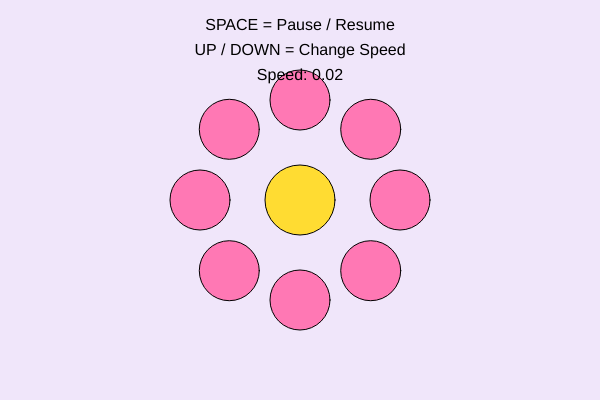
Frame 1 (no input)
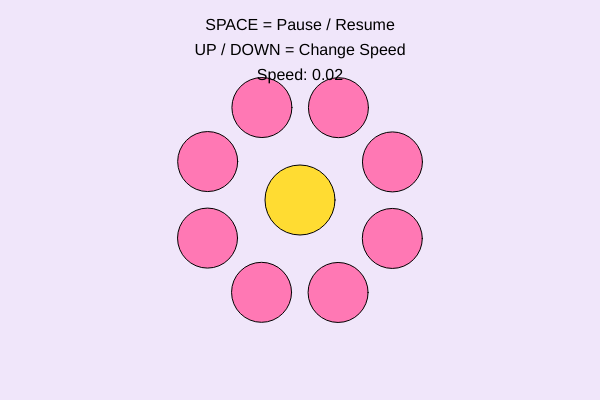
Frame 60 (no input)
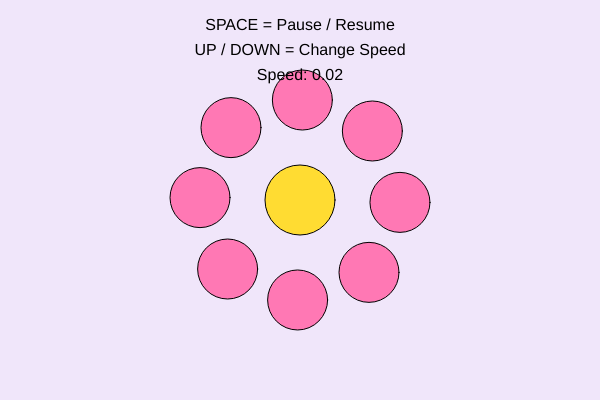
Frame 120 (the mouse pressed at the canvas centre since frame 60)

The p5.js sketch that drew these frames (run headless with seeded random() and noise() and a simulated clock; from frame 60 on, the mouse is pressed at the canvas centre):

// p5.js sketch
// ── sketch.js
let angle = 0;
let speed = 0.02;
let paused = false;

function setup() {
    createCanvas(600, 400);
    angleMode(RADIANS);
}

function draw() {
    background(240, 230, 250);

    // Flower center
    let centerX = width / 2;
    let centerY = height / 2;

    // Draw flower petals
    for (let i = 0; i < 8; i++) {

        // Calculate the angle of each petal
        let petalAngle = angle + i * TWO_PI / 8;

        // Use cosine and sine to calculate position
        let x = centerX + cos(petalAngle) * 100;
        let y = centerY + sin(petalAngle) * 100;

        fill(255, 120, 180);
        ellipse(x, y, 60, 60);
    }

    // Draw flower center
    fill(255, 220, 50);
    ellipse(centerX, centerY, 70, 70);

    // Display instructions
    fill(0);
    textSize(16);
    textAlign(CENTER);
    text("SPACE = Pause / Resume", width/2, 30);
    text("UP / DOWN = Change Speed", width/2, 55);
    text("Speed: " + speed.toFixed(2), width/2, 80);

    // Update angle
    if (!paused) {
        angle += speed;
    }
}

function keyPressed() {

    if (key === ' ') {
        paused = !paused;
    }

    if (keyCode === UP_ARROW) {
        speed += 0.01;
    }

    if (keyCode === DOWN_ARROW) {
        speed = max(0, speed - 0.01);
    }
}
